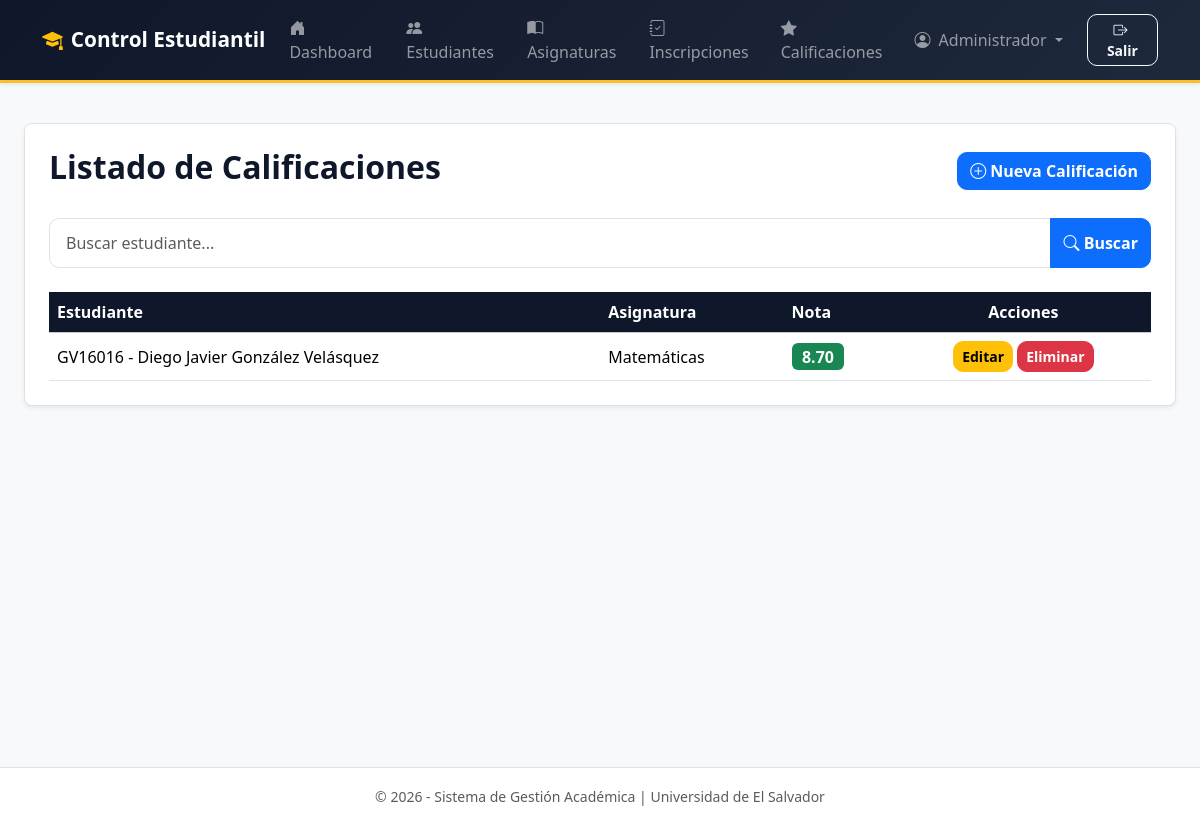
The page /calificaciones/ (signed in) on the database as committed earlier.
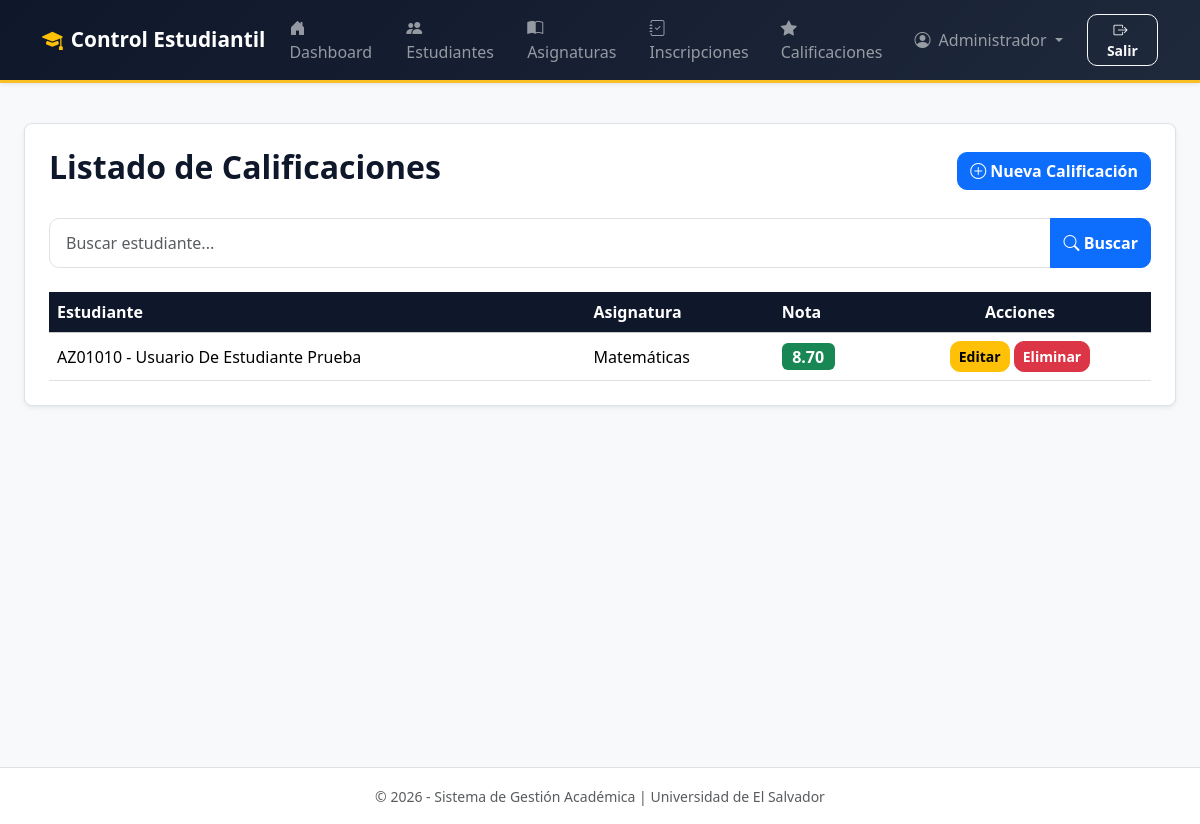
The same page on the database as committed later.
### app/models/calificacion.py (models this page shows, shortened)
class Calificacion(db.Model):
    __tablename__ = 'calificaciones'
    id = db.Column(db.Integer, primary_key=True)
    nota = db.Column(db.Float, nullable=False)
    inscripcion_id = db.Column(db.Integer, db.ForeignKey('inscripciones.id'), nullable=False)
    inscripcion = db.relationship('Inscripcion', backref='calificaciones')

### app/models/estudiante.py (models this page shows, shortened)
class Estudiante(db.Model):
    __tablename__ = 'estudiantes'
    id = db.Column(
        db.Integer,
        primary_key=True
    )
    carnet = db.Column(
        db.String(20),
        nullable=False,
        unique=True
    )
    nombres = db.Column(
        db.String(100),
        nullable=False
    )
    apellidos = db.Column(
        db.String(100),
        nullable=False
    )
    correo = db.Column(
        db.String(120),
        nullable=False,
        unique=True
    )
    usuario_id = db.Column(
        db.Integer,
        db.ForeignKey('usuarios.id'),
        nullable=True,
        unique=True
    )

### app/models/asignatura.py (models this page shows)
class Asignatura(db.Model):
    __tablename__ = 'asignaturas'
    id = db.Column(db.Integer, primary_key=True)
    codigo = db.Column(db.String(20), nullable=False, unique=True)
    nombre = db.Column(db.String(100), nullable=False)
    descripcion = db.Column(db.String(255), nullable=True)

### app/controllers/calificaciones_controller.py (the view, shortened to what this page needs)
@calificaciones_bp.route('/')
@login_required
@rol_requerido(
    "Administrador",
    "Docente"
)
def lista():
    busqueda = request.args.get(
        'buscar',
        ''
    ).strip()
    calificaciones_query = (
        Calificacion.query
        .join(Inscripcion)
        .join(Estudiante)
    )
    calificaciones = (
        calificaciones_query
        .all()
    )
    return render_template(
        'calificaciones/lista.html',
        calificaciones=calificaciones,
        busqueda=busqueda
    )

### app/controllers/permisos.py (called while the page is built, shortened)
def rol_requerido(*roles_permitidos):
    def decorador(func):
        @wraps(func)
        def envoltura(*args, **kwargs):
            return func(*args, **kwargs)
        return envoltura
    return decorador

### app/templates/calificaciones/lista.html (shortened to what this page needs)
{% extends "base.html" %}
{% block content %}
<div class="bg-white p-4 rounded-3 shadow-sm border">
    <div class="d-flex justify-content-between align-items-center mb-4">
        <h2 class="fw-bold">
            Listado de Calificaciones
        </h2>
        <a href="{{ url_for('calificaciones.nuevo') }}"
           class="btn btn-primary">
            <i class="bi bi-plus-circle"></i>
            Nueva Calificación
        </a>
    </div>
    <form method="GET"
          action="{{ url_for('calificaciones.lista') }}"
          class="mb-4">
        <div class="input-group">
            <input type="text"
                   name="buscar"
                   class="form-control"
                   placeholder="Buscar estudiante..."
                   value="{{ busqueda }}">
            <button class="btn btn-primary"
                    type="submit">
                <i class="bi bi-search"></i>
                Buscar
            </button>
        </div>
    </form>
    <div class="table-responsive">
        <table class="table table-hover align-middle">
            <thead class="table-light">
                <tr>
                    <th>Estudiante</th>
                    <th>Asignatura</th>
                    <th>Nota</th>
                    <th class="text-center">
                        Acciones
                    </th>
                </tr>
            </thead>
            <tbody>
                {% if calificaciones %}
                    {% for c in calificaciones %}
                        <tr>
                            <td>
                                {{ c.inscripcion.estudiante.carnet }}
                                -
                                {{ c.inscripcion.estudiante.nombres }}
                                {{ c.inscripcion.estudiante.apellidos }}
                            </td>
                            <td>
                                {{ c.inscripcion.asignatura.nombre }}
                            </td>
                            <td>
                                <span class="badge fs-6
                                    {% if c.nota >= 6 %}
                                        bg-success
                                    {% else %}
                                        bg-danger
                                    {% endif %}">
                                    {{ "%.2f"|format(c.nota) }}
                                </span>
                            </td>
                            <td class="text-center">
                                <a href="{{ url_for('calificaciones.editar', id=c.id) }}"
                                   class="btn btn-warning btn-sm">
                                    Editar
                                </a>
                                <form action="{{ url_for('calificaciones.eliminar', id=c.id) }}"
                                      method="POST"
                                      class="d-inline"
                                      onsubmit="return confirm('¿Eliminar esta calificación?');">
                                    <button class="btn btn-danger btn-sm">
                                        Eliminar
                                    </button>
                                </form>
                            </td>
                        </tr>
                    {% endfor %}
                {% endif %}
            </tbody>
        </table>
    </div>
</div>
{% endblock %}

Rows that differ between the two databases and show on the page:
changed through a linked row, Calificacion "Matemáticas": inscripcion.estudiante.carnet "GV16016" → "AZ01010"; inscripcion.estudiante.nombres "Diego Javier" → "Usuario De"; inscripcion.estudiante.apellidos "González Velásquez" → "Estudiante Prueba"
